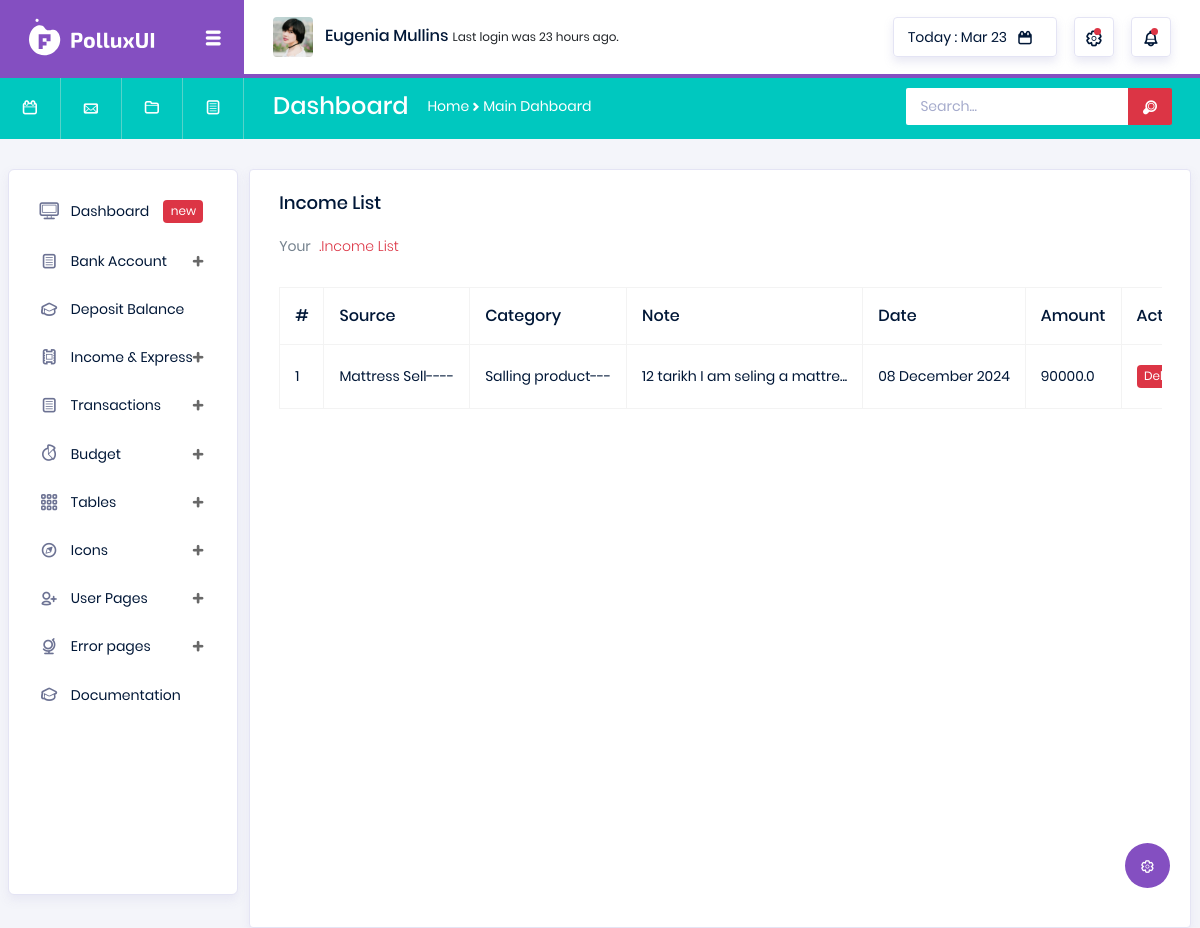
The app's page /view-income/ (signed in), older data.
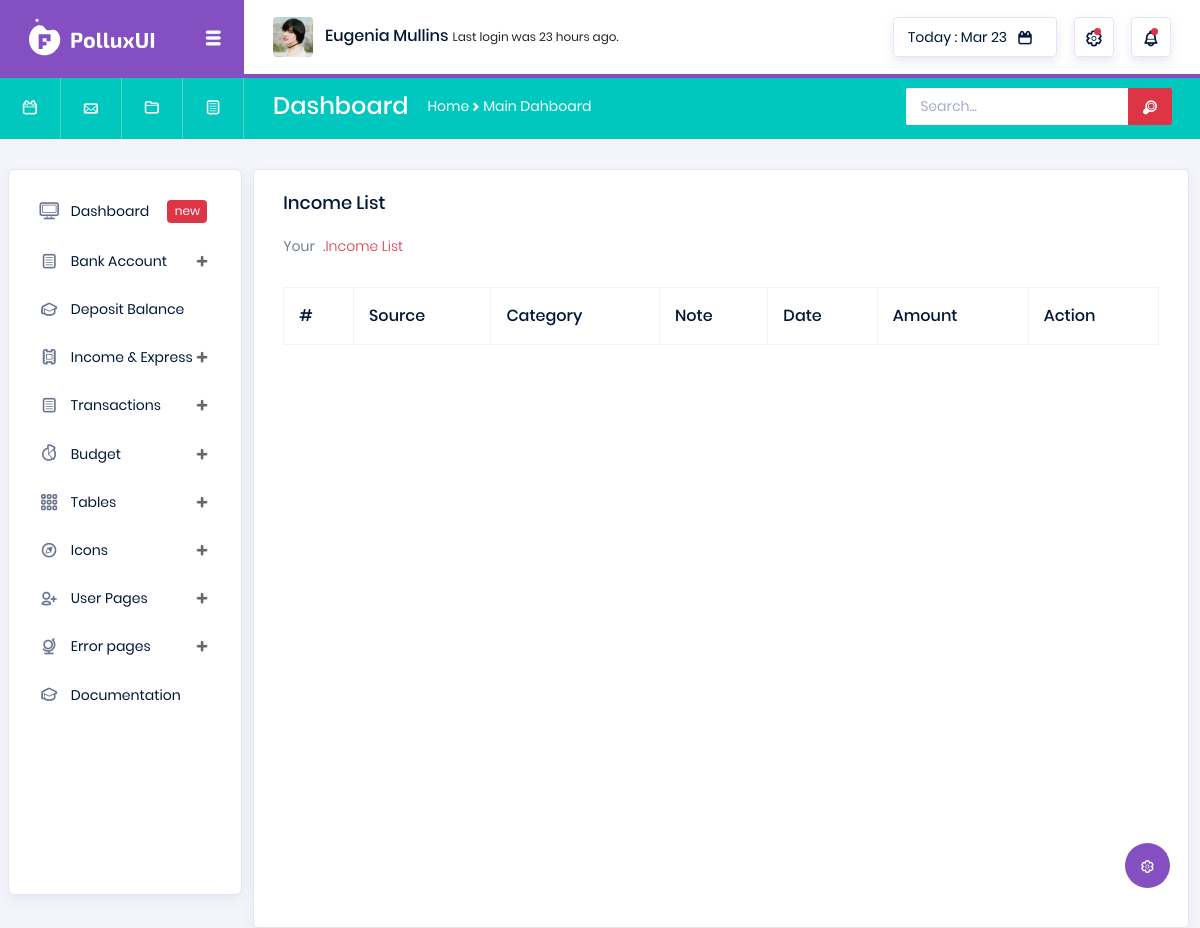
The same page, newer data.
### transactions/models.py (models this page shows)
class Income(models.Model):
    user = models.ForeignKey(User, on_delete=models.CASCADE)
    amount = models.FloatField(default=0.0)
    sourse = models.CharField(max_length=260)
    income_category = models.CharField(max_length=260)
    note = models.TextField()
    create_att = models.DateTimeField(auto_now_add=True)
    update_att = models.DateTimeField(auto_now=True)
    def __str__(self) -> str:
        return self.sourse

### transactions/views.py (the view)
# urls.py: path('view-income/', views.View_Income, name='view_income'),
def View_Income(request):
    user = request.user
    income_data = Income.objects.filter(user=user)
    print(income_data)
    return render(request, 'transaction/view_income.html', context={'income_data':income_data})

### templates/transaction/view_income.html (shortened to what this page needs)
{% extends 'base.html' %}
{% load static %}
{% block body %}
<div class="col-lg-12 grid-margin stretch-card">
    <div class="card">
      <div class="card-body">
        <h4 class="card-title">Income List</h4>
        <p class="card-description">
          Your <code>.Income List</code>
        </p>
        <div class="table-responsive pt-3">
          <table class="table table-bordered">
            <thead>
              <tr>
                <th>
                  #
                </th>
                <th>
                  Source
                </th>
                <th>
                  Category
                </th>
                <th>
                  Note
                </th>
                <th>
                  Date
                </th>
                <th>
                  Amount
                </th>
                <th>
                  Action
                </th>
              </tr>
            </thead>
            <tbody>
            {% for income in income_data %}
              <tr>
                <td>
                  {{forloop.counter}}
                </td>
                <td>
                  {{income.sourse}}
                </td>
                <td>
                    {{income.income_category}}
                </td>
                <td>
                  {{income.note|slice:30}}...
                </td>
                <td>
                    {{income.create_att|date:"d F Y"}}
                </td>
                <td>
                  {{income.amount}}
                </td>
                <td>
                  <a href="{% url 'transaction:delete_income' id=income.id %}" class="badge badge-danger">Delete</a>
                </td>
              </tr>
            {% endfor %}
            </tbody>
          </table>
        </div>
      </div>
    </div>
  </div>
{% endblock %}

Row changes from the older to the newer data that the page shows:
removed Income: sourse "Mattress Sell----", income_category "Salling product---", note "12 tarikh I am seling a mattre", create_att "08 December 2024", amount "90000.0"
